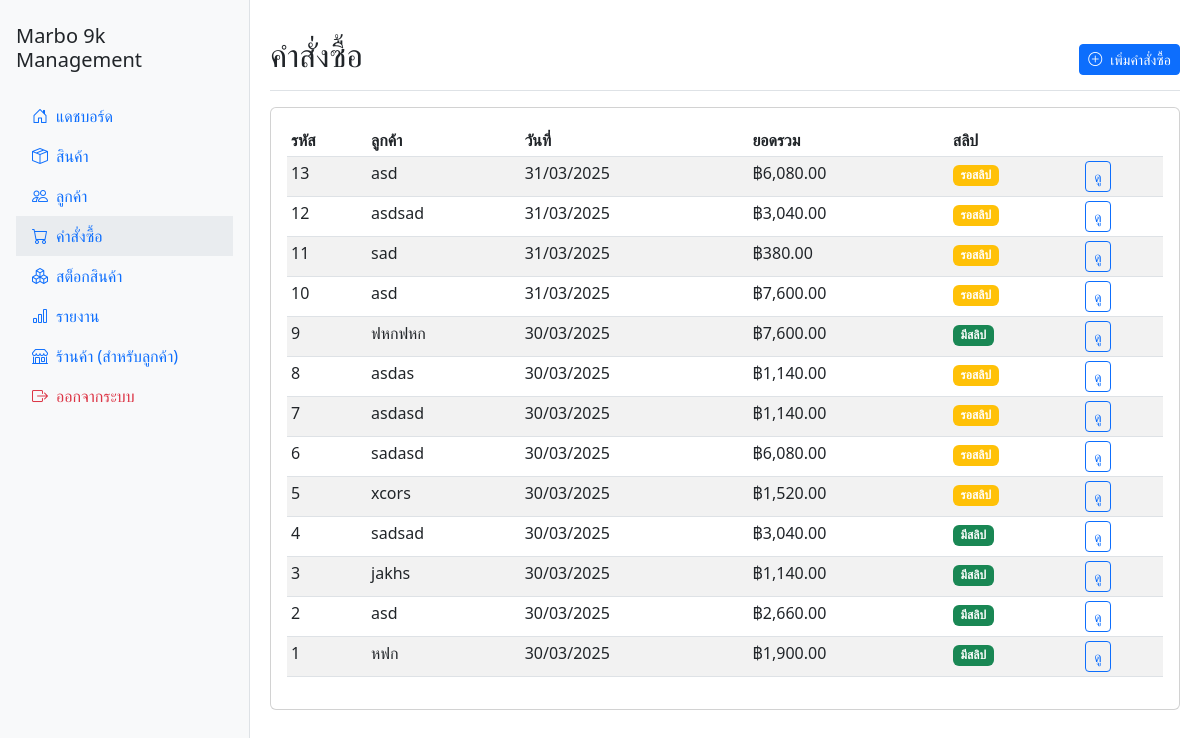
Page /orders (signed in) on the committed database.
### app.py (models this page shows)
class Order(db.Model):
    id = db.Column(db.Integer, primary_key=True)
    customer_id = db.Column(db.Integer, db.ForeignKey('customer.id'), nullable=False)
    order_date = db.Column(db.DateTime, default=datetime.utcnow)  # บันทึกเวลาโดยอัตโนมัติ
    total_amount = db.Column(db.Float, default=0.0)
    payment_slip = db.Column(db.String(200))
    payment_date = db.Column(db.DateTime)
    shipping_address = db.Column(db.Text)
    notes = db.Column(db.Text)
    order_items = db.relationship('OrderItem', backref='order', lazy=True, cascade="all, delete-orphan")

class Customer(db.Model):
    id = db.Column(db.Integer, primary_key=True)
    name = db.Column(db.String(100), nullable=False)
    phone = db.Column(db.String(20))
    address = db.Column(db.Text)
    line_id = db.Column(db.String(100))
    created_at = db.Column(db.DateTime, default=datetime.utcnow)
    orders = db.relationship('Order', backref='customer', lazy=True)

### app.py (the view)
@app.route('/orders')
@login_required
def orders():
    orders_list = Order.query.order_by(Order.order_date.desc()).all()
    return render_template('orders.html', orders=orders_list)

### app.py (called while the page is built)
@login_manager.user_loader
def load_user(user_id):
    return User.query.get(int(user_id))

### templates/orders.html
{% extends 'base.html' %}
{% block content %}
<div class="d-flex justify-content-between flex-wrap flex-md-nowrap align-items-center pt-3 pb-2 mb-3 border-bottom">
    <h1 class="h2">คำสั่งซื้อ</h1>
    <div class="btn-toolbar mb-2 mb-md-0">
        <a href="{{ url_for('add_order') }}" class="btn btn-sm btn-primary"><i class="bi bi-plus-circle me-2"></i>เพิ่มคำสั่งซื้อ</a>
    </div>
</div>
<div class="card">
    <div class="card-body">
        <div class="table-responsive">
            <table class="table table-striped table-sm">
                <thead><tr><th>รหัส</th><th>ลูกค้า</th><th>วันที่</th><th>ยอดรวม</th><th>สลิป</th><th></th></tr></thead>
                <tbody>
                    {% for order in orders %}
                    <tr>
                        <td>{{ order.id }}</td>
                        <td>{{ order.customer.name }}</td>
                        <td>{{ order.order_date.strftime('%d/%m/%Y') }}</td>
                        <td>฿{{ '{:,.2f}'.format(order.total_amount) }}</td>
                        <td>
                            {% if order.payment_slip %}
                            <span class="badge bg-success">มีสลิป</span>
                            {% else %}
                            <span class="badge bg-warning">รอสลิป</span>
                            {% endif %}
                        </td>
                        <td><a href="{{ url_for('view_order', id=order.id) }}" class="btn btn-sm btn-outline-primary">ดู</a></td>
                    </tr>
                    {% else %}
                    <tr><td colspan="6" class="text-center">ยังไม่มีคำสั่งซื้อ</td></tr>
                    {% endfor %}
                </tbody>
            </table>
        </div>
    </div>
</div>
{% endblock %}

### rows in the picture
Order: id "13", customer.name "asd", order_date "31/03/2025", total_amount "6,080.00", shows "รอสลิป"
Order: id "12", customer.name "asdsad", order_date "31/03/2025", total_amount "3,040.00", shows "รอสลิป"
Order: id "11", customer.name "sad", order_date "31/03/2025", total_amount "380.00", shows "รอสลิป"
Order: id "10", customer.name "asd", order_date "31/03/2025", total_amount "7,600.00", shows "รอสลิป"
Order: id "9", customer.name "ฟหกฟหก", order_date "30/03/2025", total_amount "7,600.00", shows "มีสลิป"
Order: id "8", customer.name "asdas", order_date "30/03/2025", total_amount "1,140.00", shows "รอสลิป"
Order: id "7", customer.name "asdasd", order_date "30/03/2025", total_amount "1,140.00", shows "รอสลิป"
Order: id "6", customer.name "sadasd", order_date "30/03/2025", total_amount "6,080.00", shows "รอสลิป"
Order: id "5", customer.name "xcors", order_date "30/03/2025", total_amount "1,520.00", shows "รอสลิป"
Order: id "4", customer.name "sadsad", order_date "30/03/2025", total_amount "3,040.00", shows "มีสลิป"
Order: id "3", customer.name "jakhs", order_date "30/03/2025", total_amount "1,140.00", shows "มีสลิป"
Order: id "2", customer.name "asd", order_date "30/03/2025", total_amount "2,660.00", shows "มีสลิป"
Order: id "1", customer.name "หฟก", order_date "30/03/2025", total_amount "1,900.00", shows "มีสลิป"
